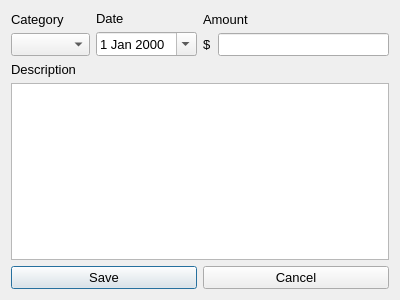
<?xml version="1.0" encoding="UTF-8"?>
<ui version="4.0">
 <class>TransactionWindow</class>
 <widget class="QDialog" name="TransactionWindow">
  <property name="geometry">
   <rect>
    <x>0</x>
    <y>0</y>
    <width>400</width>
    <height>300</height>
   </rect>
  </property>
  <property name="maximumSize">
   <size>
    <width>600</width>
    <height>450</height>
   </size>
  </property>
  <property name="windowTitle">
   <string>Dialog</string>
  </property>
  <layout class="QVBoxLayout" name="verticalLayout_5">
   <item>
    <layout class="QVBoxLayout" name="verticalLayout_4">
     <item>
      <layout class="QHBoxLayout" name="horizontalLayout_2">
       <item>
        <layout class="QVBoxLayout" name="verticalLayout">
         <item>
          <widget class="QLabel" name="label">
           <property name="font">
            <font>
             <family>Arial</family>
             <pointsize>10</pointsize>
            </font>
           </property>
           <property name="text">
            <string>Category</string>
           </property>
          </widget>
         </item>
         <item>
          <widget class="QComboBox" name="categories">
           <property name="font">
            <font>
             <family>Arial</family>
             <pointsize>10</pointsize>
            </font>
           </property>
          </widget>
         </item>
        </layout>
       </item>
       <item>
        <layout class="QVBoxLayout" name="verticalLayout_2">
         <item>
          <widget class="QLabel" name="label_2">
           <property name="font">
            <font>
             <family>Arial</family>
             <pointsize>10</pointsize>
            </font>
           </property>
           <property name="text">
            <string>Date</string>
           </property>
          </widget>
         </item>
         <item>
          <widget class="QDateEdit" name="date">
           <property name="font">
            <font>
             <family>Arial</family>
             <pointsize>10</pointsize>
            </font>
           </property>
           <property name="calendarPopup">
            <bool>true</bool>
           </property>
          </widget>
         </item>
        </layout>
       </item>
       <item>
        <layout class="QVBoxLayout" name="verticalLayout_3">
         <item>
          <widget class="QLabel" name="label_3">
           <property name="font">
            <font>
             <family>Arial</family>
             <pointsize>10</pointsize>
            </font>
           </property>
           <property name="text">
            <string>Amount</string>
           </property>
          </widget>
         </item>
         <item>
          <layout class="QHBoxLayout" name="horizontalLayout">
           <item>
            <widget class="QLabel" name="label_5">
             <property name="font">
              <font>
               <family>Arial</family>
               <pointsize>10</pointsize>
              </font>
             </property>
             <property name="text">
              <string>$</string>
             </property>
            </widget>
           </item>
           <item>
            <widget class="QLineEdit" name="amount">
             <property name="font">
              <font>
               <family>Arial</family>
               <pointsize>10</pointsize>
              </font>
             </property>
            </widget>
           </item>
          </layout>
         </item>
        </layout>
       </item>
      </layout>
     </item>
     <item>
      <widget class="QLabel" name="label_4">
       <property name="font">
        <font>
         <family>Arial</family>
         <pointsize>10</pointsize>
        </font>
       </property>
       <property name="text">
        <string>Description</string>
       </property>
      </widget>
     </item>
     <item>
      <widget class="QTextEdit" name="description">
       <property name="font">
        <font>
         <family>Arial</family>
         <pointsize>10</pointsize>
        </font>
       </property>
      </widget>
     </item>
     <item>
      <layout class="QHBoxLayout" name="horizontalLayout_3">
       <item>
        <widget class="QPushButton" name="saveButton">
         <property name="font">
          <font>
           <family>Arial</family>
           <pointsize>10</pointsize>
          </font>
         </property>
         <property name="text">
          <string>Save</string>
         </property>
         <property name="default">
          <bool>true</bool>
         </property>
        </widget>
       </item>
       <item>
        <widget class="QPushButton" name="cancelButton">
         <property name="font">
          <font>
           <family>Arial</family>
           <pointsize>10</pointsize>
          </font>
         </property>
         <property name="text">
          <string>Cancel</string>
         </property>
        </widget>
       </item>
      </layout>
     </item>
    </layout>
   </item>
  </layout>
 </widget>
 <resources/>
 <connections/>
</ui>
